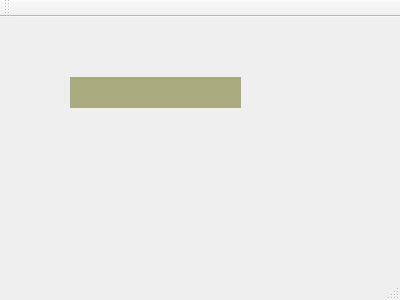
<?xml version="1.0" encoding="UTF-8"?>
<ui version="4.0">
 <class>MainWindow</class>
 <widget class="QMainWindow" name="MainWindow">
  <property name="geometry">
   <rect>
    <x>0</x>
    <y>0</y>
    <width>400</width>
    <height>300</height>
   </rect>
  </property>
  <property name="windowTitle">
   <string>MainWindow</string>
  </property>
  <widget class="QWidget" name="centralWidget">
   <widget class="QLabel" name="label">
    <property name="geometry">
     <rect>
      <x>70</x>
      <y>60</y>
      <width>171</width>
      <height>31</height>
     </rect>
    </property>
    <property name="styleSheet">
     <string notr="true">background-color: rgb(170, 170, 127);</string>
    </property>
    <property name="text">
     <string/>
    </property>
   </widget>
  </widget>
  <widget class="QMenuBar" name="menuBar">
   <property name="geometry">
    <rect>
     <x>0</x>
     <y>0</y>
     <width>400</width>
     <height>23</height>
    </rect>
   </property>
  </widget>
  <widget class="QToolBar" name="mainToolBar">
   <attribute name="toolBarArea">
    <enum>TopToolBarArea</enum>
   </attribute>
   <attribute name="toolBarBreak">
    <bool>false</bool>
   </attribute>
  </widget>
  <widget class="QStatusBar" name="statusBar"/>
 </widget>
 <layoutdefault spacing="6" margin="11"/>
 <resources/>
 <connections/>
</ui>
